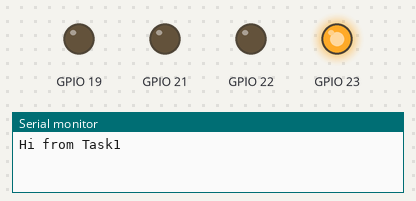
The program below on a simulated ESP32. On the bench: output pins drawn as LEDs (lit = HIGH), the last lines printed to the serial monitor.

Above: at 0.1 s.
At 0.5 s:
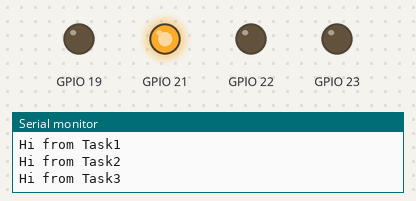
At 1.5 s:
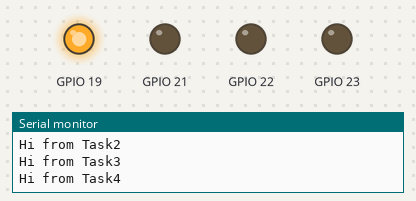
At 2.7 s:
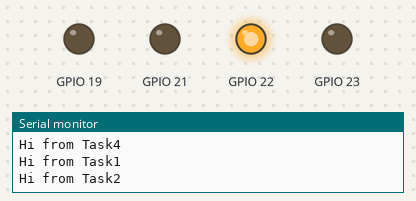
Timing chart, 0 to 3.0 s (numbered marks = the images above):
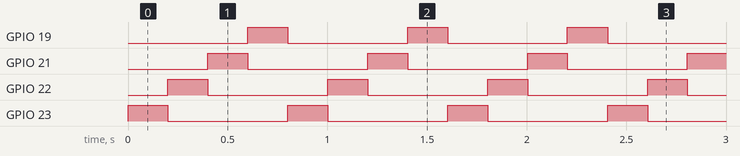

The program:

main.cpp
```cpp
#include <Arduino.h>
//#include <Arduino_FreeRTOS.h>
//#include <semphr.h>

#define portDELAY(TickType_t) 0x15UL

SemaphoreHandle_t mutex_v;

void Task1(void *pvParameters);
void Task2(void *pvParameters);
void Task3(void *pvParameters);
void Task4(void *pvParameters);


void setup() {
    Serial.begin(115200);
    pinMode(23,OUTPUT);
    pinMode(22,OUTPUT);
    pinMode(21,OUTPUT);
    pinMode(19,OUTPUT);
    mutex_v = xSemaphoreCreateMutex();
    if (mutex_v == NULL) {
        Serial.println("Mutex can not be created");
    }
    xTaskCreate(Task1, "Task1", 1000, NULL, 1, NULL);
    xTaskCreate(Task2, "Task2", 1000, NULL, 1, NULL);
    xTaskCreate(Task3, "Task3", 1000, NULL, 1, NULL);
    xTaskCreate(Task4, "Task4", 1000, NULL, 1, NULL);
}

void Task1(void *pvParameters) {
    while(1) {
        xSemaphoreTake(mutex_v, portMAX_DELAY);
        Serial.println("Hi from Task1");
        digitalWrite(23,HIGH);
        digitalWrite(22,LOW);
        digitalWrite(21,LOW);
        digitalWrite(19,LOW);

        vTaskDelay(pdMS_TO_TICKS(200));
        xSemaphoreGive(mutex_v);
        vTaskDelay(pdMS_TO_TICKS(600));
    }
}

void Task2(void *pvParameters) {
   while(1) {
       xSemaphoreTake(mutex_v, portMAX_DELAY);
       Serial.println("Hi from Task2");
       digitalWrite(23,LOW);
       digitalWrite(22,HIGH);
       digitalWrite(21,LOW);
       digitalWrite(19,LOW);

       vTaskDelay(pdMS_TO_TICKS(200));
       xSemaphoreGive(mutex_v);
       vTaskDelay(pdMS_TO_TICKS(600));
    }
}
void Task3(void *pvParameters) {
    while(1) {
        xSemaphoreTake(mutex_v, portMAX_DELAY);
        Serial.println("Hi from Task3");
        digitalWrite(23,LOW);
        digitalWrite(22,LOW);
        digitalWrite(21,HIGH);
        digitalWrite(19,LOW);

        vTaskDelay(pdMS_TO_TICKS(200));
        xSemaphoreGive(mutex_v);
        vTaskDelay(pdMS_TO_TICKS(600));
    }
}
void Task4(void *pvParameters) {
    while(1) {
        xSemaphoreTake(mutex_v, portMAX_DELAY);
        Serial.println("Hi from Task4");
        digitalWrite(23,LOW);
        digitalWrite(22,LOW);
        digitalWrite(21,LOW);
        digitalWrite(19,HIGH);

        vTaskDelay(pdMS_TO_TICKS(200));
        xSemaphoreGive(mutex_v);
        vTaskDelay(pdMS_TO_TICKS(600));
    }
}

void loop() {
  delay(1000);
}
```

Measured:
- by itself, GPIO 19, GPIO 21–23: alternates HIGH for 0.20 s and LOW for 0.60 s
- by itself, everything shown: repeats every 1.6 s, in 8 steps
